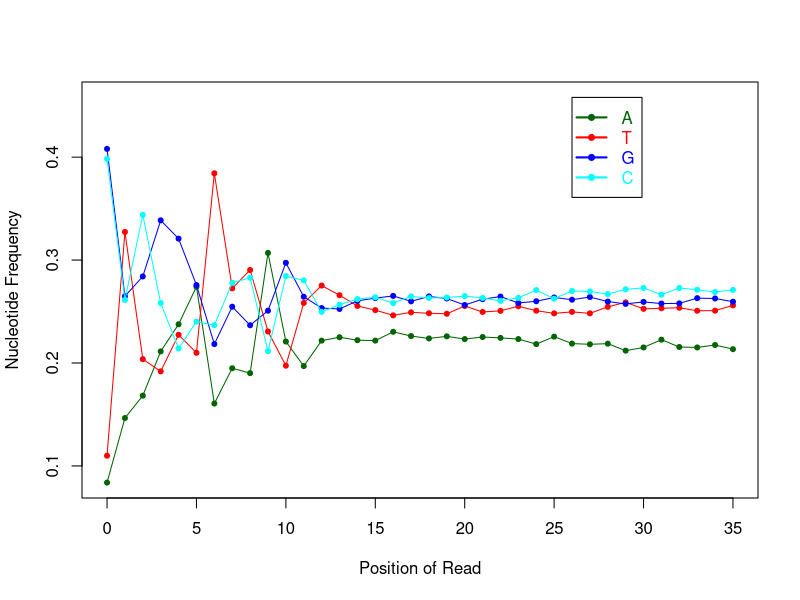

Recreate this plot in R.
position=c(0,1,2,3,4,5,6,7,8,9,10,11,12,13,14,15,16,17,18,19,20,21,22,23,24,25,26,27,28,29,30,31,32,33,34,35)
A_count=c(5700,9966,11446,14369,16162,18646,10923,13257,12932,20880,15020,13401,15081,15306,15111,15081,15665,15383,15226,15365,15184,15320,15261,15185,14851,15342,14886,14840,14881,14419,14627,15144,14658,14630,14787,14517)
C_count=c(27088,17767,23391,17565,14564,16338,16100,18899,19237,14390,19346,19063,16980,17454,17822,17946,17562,18004,17896,17930,18026,17899,17711,17909,18422,17850,18363,18330,18155,18475,18559,18120,18557,18440,18286,18435)
G_count=c(27754,18019,19323,23031,21822,18756,14853,17323,16098,17061,20224,17981,17234,17174,17710,17892,18037,17678,18003,17865,17437,17822,17993,17568,17683,17930,17786,17962,17662,17510,17636,17532,17541,17888,17861,17653)
T_count=c(7474,22264,13856,13051,15468,14276,26140,18537,19749,15685,13426,17571,18721,18082,17373,17097,16752,16951,16891,16856,17369,16975,17049,17354,17060,16879,16981,16884,17316,17612,17180,17220,17252,17054,17057,17411)
N_count=c(0,0,0,0,0,0,0,0,0,0,0,0,0,0,0,0,0,0,0,0,0,0,2,0,0,15,0,0,2,0,14,0,8,4,25,0)
X_count=c(0,0,0,0,0,0,0,0,0,0,0,0,0,0,0,0,0,0,0,0,0,0,0,0,0,0,0,0,0,0,0,0,0,0,0,0)
total= A_count + C_count + G_count + T_count
ym=max(A_count/total,C_count/total,G_count/total,T_count/total) + 0.05
yn=min(A_count/total,C_count/total,G_count/total,T_count/total)
pdf("/Users/olgabotvinnik/workspace/rna-seq-diff-exprn/test-results/rseqc/LNCaP_2/rseqc.NVC_plot.pdf")
plot(position,A_count/total,type="o",pch=20,ylim=c(yn,ym),col="dark green",xlab="Position of Read",ylab="Nucleotide Frequency")
lines(position,T_count/total,type="o",pch=20,col="red")
lines(position,G_count/total,type="o",pch=20,col="blue")
lines(position,C_count/total,type="o",pch=20,col="cyan")
legend(26,ym,legend=c("A","T","G","C"),col=c("dark green","red","blue","cyan"),lwd=2,pch=20,text.col=c("dark green","red","blue","cyan"))
dev.off()
